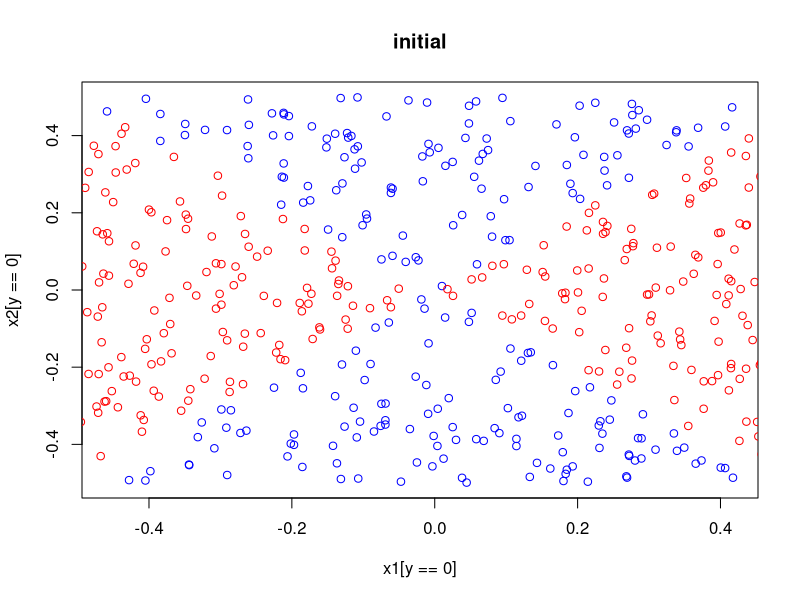
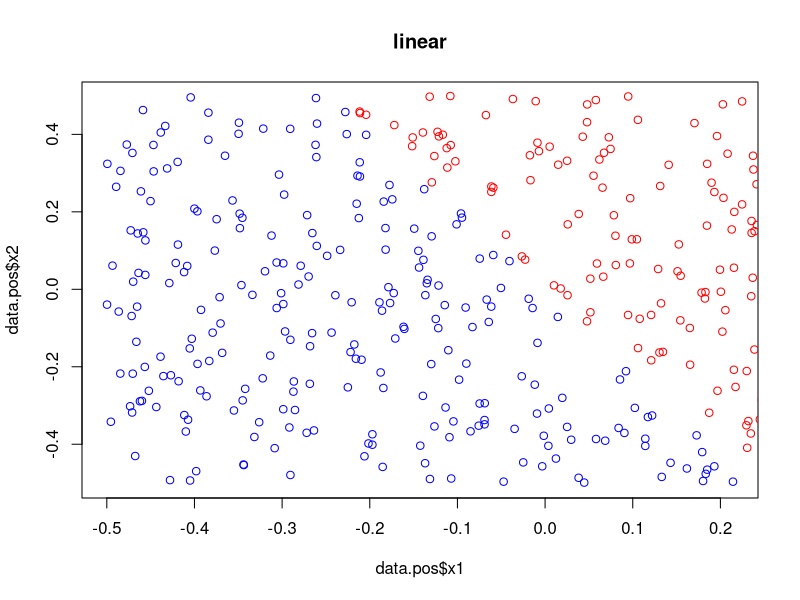
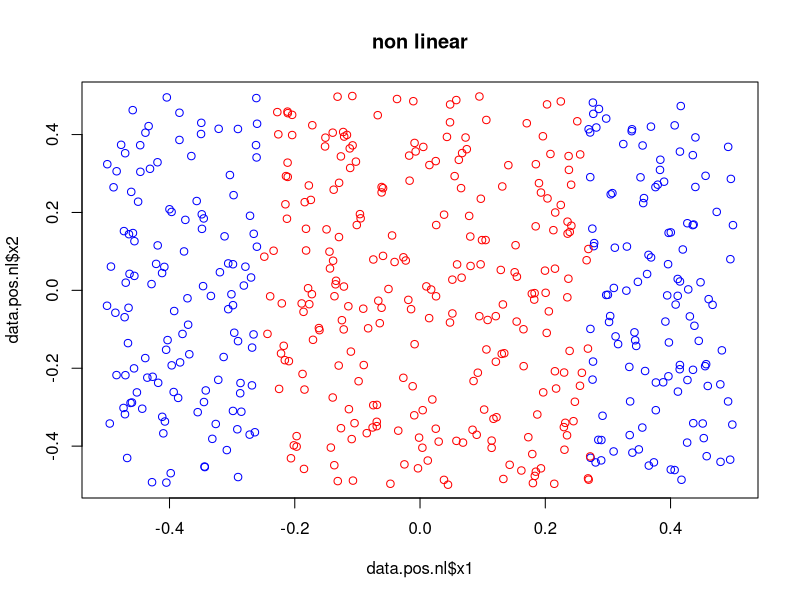

Write R code to recreate these figures, in order. (Note: this script raises an error after producing the figures.)
set.seed(421)
n=500
p=2
x1 = runif(500) - 0.5 # mean 0
x2 = runif(500) - 0.5 # mean 0
y = 1*(((x1^2) - (x2^2)) > 0)

#plot the results
plot(x1[y==0],x2[y==0],col='blue',main="initial")
points(x1[y==1],x2[y==1],col='red')

#fit a logisitc regression
dat = data.frame(y,x1,x2)
glm.fit = glm(y~x1+x2,data=dat,family=binomial)
lm.prob = predict(glm.fit,dat,type="response") # here we use training data to predict
lm.pred = ifelse(lm.prob > 0.53,1,0)  #note we just took mean of lm.prob to get 0.53
data.pos = dat[lm.pred==1,]
data.neg = dat[lm.pred==0,]

plot(data.pos$x1,data.pos$x2,col='blue',main="linear")
points(data.neg$x1,data.neg$x2,col='red')

#if we stuck with 0.5 then all would have been classed same value

#now fit logistic regression using non linear functions

glm.fit.nl = glm(y~poly(x1,2)+I(x2),data=dat,family=binomial)
lm.prob.nl = predict(glm.fit.nl,dat,type="response")
lm.pred.nl = ifelse(lm.prob.nl > 0.5,1,0)
data.pos.nl = dat[lm.pred.nl==1,]
data.neg.nl = dat[lm.pred.nl==0,]

plot(data.pos.nl$x1,data.pos.nl$x2,col='blue',main="non linear")
points(data.neg.nl$x1,data.neg.nl$x2,col='red')

#fit a support vector svm
library(e1071)
svm.radial = svm(as.factor(y)~x1+x2,data=dat,kernel="radial",gamma=1,cost=10,scale=FALSE)
plot(svm.linear,dat,main="svm radial")
svm.pred = predict(svm.radial,dat)
data.pos.svm = dat[svm.pred ==1,]
data.neg.svm = dat[svm.pred ==0,]
plot(data.pos.svm$x1,data.pos.svm$x2,col='blue',main="new svm radial")
points(data.neg.svm$x1,data.neg.svm$x2,col='red')
